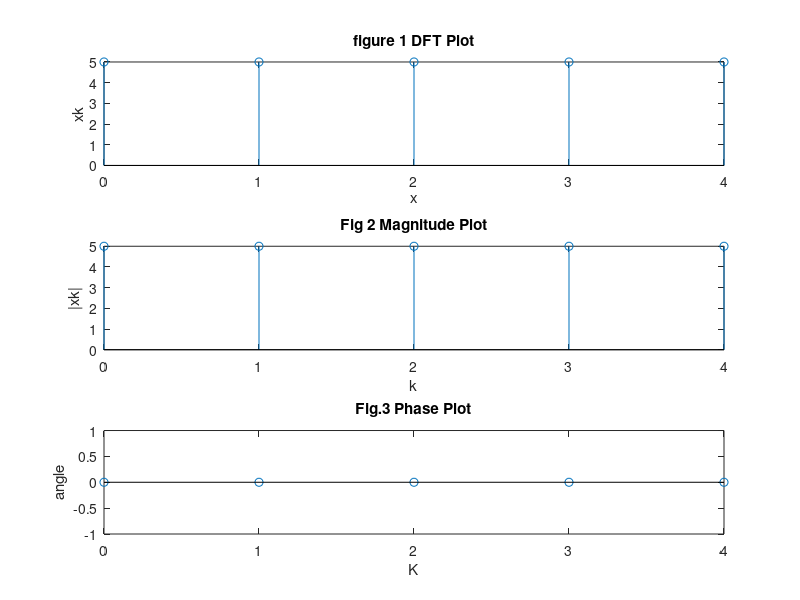

The MATLAB script that drew this image:
clc;
close all;
clear all;
%%DFT by direct method
xn=input('Enter the sequecence:');
N=input('Enter N point DFT:');
L=length(xn);
if(N<L)
    error('N point DFT should be than L');
end;
xn=[xn zeros(1,N-L)];
xk=[];
for k=0:1:N-1;
    [x]=0;
    for n=0:1:N-1;
    x=[x+xn(1,n+1)*exp((-j*2*pi*k*n)/N)];
        end;
        xk=[xk x]
end;
        k=0:1:N-1;
        subplot(3,1,1);
        stem(k,xk);
        xlabel('x');
        ylabel('xk');
        title('figure 1 DFT Plot');
        subplot(3,1,2);
        stem(k,abs(xk));
        xlabel('k');
        ylabel('|xk|');
        title('Fig 2 Magnitude Plot');
        subplot(3,1,3);
        stem(k,angle(xk));
        xlabel('K');
        ylabel('angle');
        title('Fig.3 Phase Plot');
        
        
    